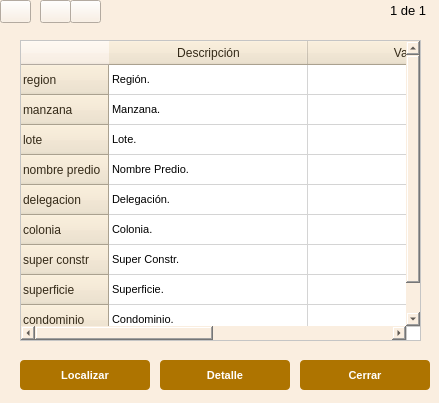
<?xml version="1.0" encoding="UTF-8"?>
<ui version="4.0">
 <class>predioDialogBase</class>
 <widget class="QDialog" name="predioDialogBase">
  <property name="geometry">
   <rect>
    <x>0</x>
    <y>0</y>
    <width>439</width>
    <height>403</height>
   </rect>
  </property>
  <property name="minimumSize">
   <size>
    <width>439</width>
    <height>403</height>
   </size>
  </property>
  <property name="maximumSize">
   <size>
    <width>439</width>
    <height>403</height>
   </size>
  </property>
  <property name="windowTitle">
   <string>Predio</string>
  </property>
  <property name="styleSheet">
   <string notr="true">background : rgb(250,238,224);</string>
  </property>
  <widget class="QTableWidget" name="twDescripcion">
   <property name="geometry">
    <rect>
     <x>20</x>
     <y>40</y>
     <width>401</width>
     <height>301</height>
    </rect>
   </property>
   <property name="styleSheet">
    <string notr="true">QTableWidget {background-color: white;}
QHeaderView::section
{
background-color: rgb(238,225,200);
color : rgb(52, 42, 24 );
text-align: right;
font-size:12px;
height:24px
}
QHeaderView {background-color: white;}</string>
   </property>
   <attribute name="horizontalHeaderDefaultSectionSize">
    <number>199</number>
   </attribute>
   <row>
    <property name="text">
     <string>region</string>
    </property>
   </row>
   <row>
    <property name="text">
     <string>manzana</string>
    </property>
   </row>
   <row>
    <property name="text">
     <string>lote</string>
    </property>
   </row>
   <row>
    <property name="text">
     <string>nombre predio</string>
    </property>
   </row>
   <row>
    <property name="text">
     <string>delegacion</string>
    </property>
   </row>
   <row>
    <property name="text">
     <string>colonia</string>
    </property>
   </row>
   <row>
    <property name="text">
     <string>super constr</string>
    </property>
   </row>
   <row>
    <property name="text">
     <string>superficie</string>
    </property>
   </row>
   <row>
    <property name="text">
     <string>condominio</string>
    </property>
   </row>
   <column>
    <property name="text">
     <string>Descripción</string>
    </property>
    <property name="font">
     <font>
      <family>Arial</family>
      <pointsize>12</pointsize>
      <weight>75</weight>
      <bold>true</bold>
     </font>
    </property>
   </column>
   <column>
    <property name="text">
     <string>Valor</string>
    </property>
    <property name="font">
     <font>
      <family>Arial</family>
      <pointsize>12</pointsize>
      <weight>75</weight>
      <bold>true</bold>
     </font>
    </property>
   </column>
   <item row="0" column="0">
    <property name="text">
     <string>Región.</string>
    </property>
    <property name="font">
     <font>
      <family>MS Shell Dlg 2</family>
      <pointsize>8</pointsize>
      <weight>50</weight>
      <bold>false</bold>
     </font>
    </property>
   </item>
   <item row="0" column="1">
    <property name="text">
     <string/>
    </property>
   </item>
   <item row="1" column="0">
    <property name="text">
     <string>Manzana.</string>
    </property>
    <property name="font">
     <font>
      <family>MS Shell Dlg 2</family>
      <pointsize>8</pointsize>
      <weight>50</weight>
      <bold>false</bold>
     </font>
    </property>
   </item>
   <item row="1" column="1">
    <property name="text">
     <string/>
    </property>
   </item>
   <item row="2" column="0">
    <property name="text">
     <string>Lote.</string>
    </property>
    <property name="font">
     <font>
      <family>MS Shell Dlg 2</family>
      <pointsize>8</pointsize>
      <weight>50</weight>
      <bold>false</bold>
     </font>
    </property>
   </item>
   <item row="2" column="1">
    <property name="text">
     <string/>
    </property>
   </item>
   <item row="3" column="0">
    <property name="text">
     <string>Nombre Predio.</string>
    </property>
    <property name="font">
     <font>
      <family>MS Shell Dlg 2</family>
      <pointsize>8</pointsize>
      <weight>50</weight>
      <bold>false</bold>
     </font>
    </property>
   </item>
   <item row="4" column="0">
    <property name="text">
     <string>Delegación.</string>
    </property>
    <property name="font">
     <font>
      <family>MS Shell Dlg 2</family>
      <pointsize>8</pointsize>
      <weight>50</weight>
      <bold>false</bold>
     </font>
    </property>
   </item>
   <item row="5" column="0">
    <property name="text">
     <string>Colonia.</string>
    </property>
    <property name="font">
     <font>
      <family>MS Shell Dlg 2</family>
      <pointsize>8</pointsize>
      <weight>50</weight>
      <bold>false</bold>
     </font>
    </property>
   </item>
   <item row="6" column="0">
    <property name="text">
     <string>Super Constr.</string>
    </property>
    <property name="font">
     <font>
      <family>MS Shell Dlg 2</family>
      <pointsize>8</pointsize>
      <weight>50</weight>
      <bold>false</bold>
     </font>
    </property>
   </item>
   <item row="7" column="0">
    <property name="text">
     <string>Superficie.</string>
    </property>
    <property name="font">
     <font>
      <family>MS Shell Dlg 2</family>
      <pointsize>8</pointsize>
      <weight>50</weight>
      <bold>false</bold>
     </font>
    </property>
   </item>
   <item row="7" column="1">
    <property name="text">
     <string/>
    </property>
   </item>
   <item row="8" column="0">
    <property name="text">
     <string>Condominio.</string>
    </property>
    <property name="font">
     <font>
      <family>MS Shell Dlg 2</family>
      <pointsize>8</pointsize>
      <weight>50</weight>
      <bold>false</bold>
     </font>
    </property>
   </item>
  </widget>
  <widget class="QPushButton" name="btCerrar">
   <property name="geometry">
    <rect>
     <x>300</x>
     <y>360</y>
     <width>130</width>
     <height>30</height>
    </rect>
   </property>
   <property name="font">
    <font>
     <family>MS Shell Dlg 2</family>
     <pointsize>8</pointsize>
     <weight>75</weight>
     <bold>true</bold>
    </font>
   </property>
   <property name="styleSheet">
    <string notr="true">QPushButton{
background : rgb(174, 116, 0);
color : rgb(255, 255, 255);
border-radius : 4px;
}
QPushButton::hover{
background : rgb(104, 69, 13);
color : rgb(255, 255, 255);
border-radius : 4px;
}
QPushButton:disabled {
background: rgb(217, 217, 217)
}</string>
   </property>
   <property name="text">
    <string>Cerrar</string>
   </property>
  </widget>
  <widget class="QPushButton" name="btLocalizar">
   <property name="geometry">
    <rect>
     <x>20</x>
     <y>360</y>
     <width>130</width>
     <height>30</height>
    </rect>
   </property>
   <property name="font">
    <font>
     <family>MS Shell Dlg 2</family>
     <pointsize>8</pointsize>
     <weight>75</weight>
     <bold>true</bold>
    </font>
   </property>
   <property name="styleSheet">
    <string notr="true">QPushButton{
background : rgb(174, 116, 0);
color : rgb(255, 255, 255);
border-radius : 4px;
}
QPushButton::hover{
background : rgb(104, 69, 13);
color : rgb(255, 255, 255);
border-radius : 4px;
}
QPushButton:disabled {
background: rgb(217, 217, 217)
}</string>
   </property>
   <property name="text">
    <string>Localizar</string>
   </property>
  </widget>
  <widget class="QPushButton" name="btDetalle">
   <property name="geometry">
    <rect>
     <x>160</x>
     <y>360</y>
     <width>130</width>
     <height>30</height>
    </rect>
   </property>
   <property name="font">
    <font>
     <family>MS Shell Dlg 2</family>
     <pointsize>8</pointsize>
     <weight>75</weight>
     <bold>true</bold>
    </font>
   </property>
   <property name="styleSheet">
    <string notr="true">QPushButton{
background : rgb(174, 116, 0);
color : rgb(255, 255, 255);
border-radius : 4px;
}
QPushButton::hover{
background : rgb(104, 69, 13);
color : rgb(255, 255, 255);
border-radius : 4px;
}
QPushButton:disabled {
background: rgb(217, 217, 217)
}</string>
   </property>
   <property name="text">
    <string>Detalle</string>
   </property>
  </widget>
  <widget class="QLabel" name="label">
   <property name="geometry">
    <rect>
     <x>390</x>
     <y>0</y>
     <width>61</width>
     <height>21</height>
    </rect>
   </property>
   <property name="font">
    <font>
     <family>Arial</family>
     <pointsize>10</pointsize>
     <weight>50</weight>
     <bold>false</bold>
    </font>
   </property>
   <property name="text">
    <string>1 de 1</string>
   </property>
  </widget>
  <widget class="QPushButton" name="btPrint">
   <property name="geometry">
    <rect>
     <x>0</x>
     <y>0</y>
     <width>31</width>
     <height>23</height>
    </rect>
   </property>
   <property name="font">
    <font>
     <kerning>true</kerning>
    </font>
   </property>
   <property name="autoFillBackground">
    <bool>false</bool>
   </property>
   <property name="text">
    <string/>
   </property>
   <property name="icon">
    <iconset>
     <normaloff>../../../../../../../../../../../../Documents/print.ico</normaloff>../../../../../../../../../../../../Documents/print.ico</iconset>
   </property>
   <property name="autoDefault">
    <bool>true</bool>
   </property>
  </widget>
  <widget class="QPushButton" name="btAtras">
   <property name="geometry">
    <rect>
     <x>40</x>
     <y>0</y>
     <width>31</width>
     <height>23</height>
    </rect>
   </property>
   <property name="text">
    <string/>
   </property>
   <property name="icon">
    <iconset>
     <normaloff>../../../../../../../../../../../../Documents/atras.ico</normaloff>../../../../../../../../../../../../Documents/atras.ico</iconset>
   </property>
  </widget>
  <widget class="QPushButton" name="btAdelante">
   <property name="geometry">
    <rect>
     <x>70</x>
     <y>0</y>
     <width>31</width>
     <height>23</height>
    </rect>
   </property>
   <property name="text">
    <string/>
   </property>
   <property name="icon">
    <iconset>
     <normaloff>../../../../../../../../../../../../Documents/adelante.ico</normaloff>../../../../../../../../../../../../Documents/adelante.ico</iconset>
   </property>
  </widget>
 </widget>
 <resources/>
 <connections/>
</ui>
